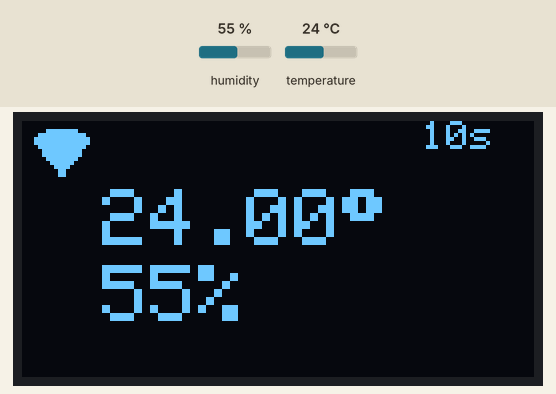
Simulated run of this sketch. Board: ESP8266 (NodeMCU). Shown: 128×64 one-colour display. The test bench sets the inputs (shaded band); at power-on: humidity 55 %, temperature 24 °C. WiFi joins after 1.5 s; servers stay silent unless stated; what the sketch prints to the serial monitor is not drawn.

Above: at 10.6 s.
10.7 s: humidity set to 22 %
At 20.11 s:
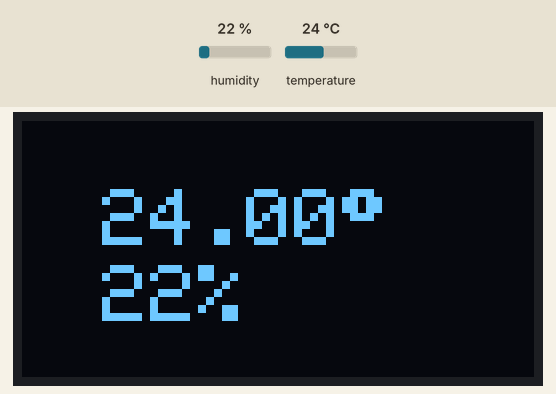
21.6 s: temperature set to 12 °C
At 30.7 s:
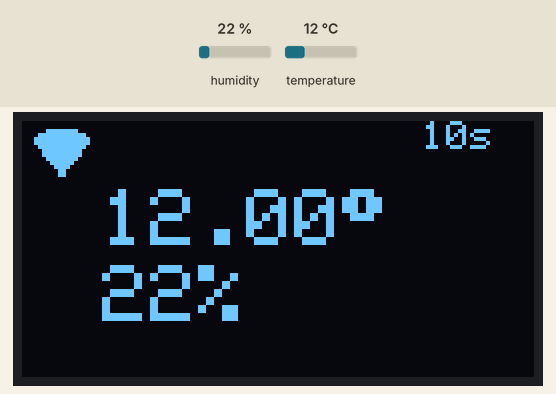
31.7 s: humidity set to 40 %
At 41.3 s:
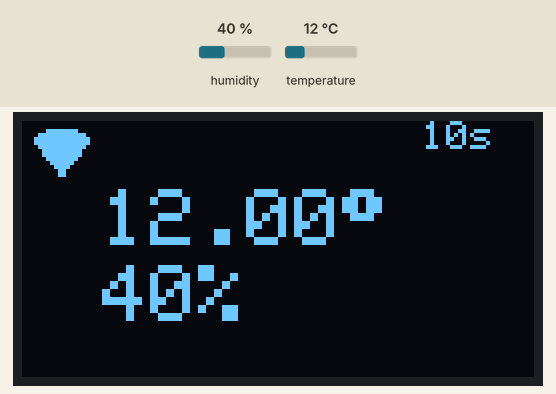
41.7 s: temperature set to 19 °C
At 50.7 s:
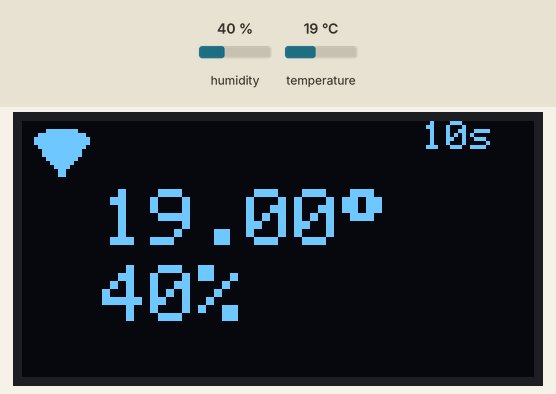
Timing chart, 0 to 52.2 s (numbered marks = the images above; inputs shaded):
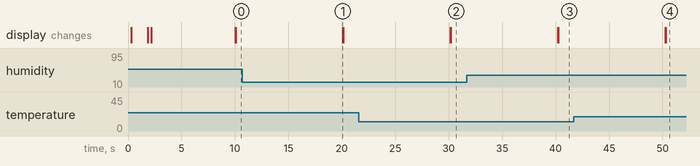

The sketch:

ESP-D1_WM_DHT11_ADAFRUIT.ino
```cpp
#define BLYNK_PRINT Serial
#define BLYNK_TEMPLATE_ID "TMPLSS83weTC"
#define BLYNK_TEMPLATE_NAME "Home Automation"

#include <SPI.h>
#include <Wire.h>
#include <Adafruit_SH110X.h>
#include <Adafruit_GFX.h>

#include <WiFiManager.h> // https://github.com/tzapu/WiFiManager
#include <BlynkSimpleEsp8266.h>
#include <DHT.h>

#include "images.h"

char auth[] = "Ul_9V-w_d2I31lwh826Rmes2zDaqRy5n";

#define i2c_Address 0x3c
#define SCREEN_WIDTH 128 // OLED display width, in pixels
#define SCREEN_HEIGHT 64 // OLED display height, in pixels
#define OLED_RESET -1   //   QT-PY / XIAO
Adafruit_SH1106G display = Adafruit_SH1106G(SCREEN_WIDTH, SCREEN_HEIGHT, &Wire, OLED_RESET);

unsigned long currentMillis, readMillis = 0, intervaloDHT = 10000;
#define DHTPIN 2          // Define o pino digital que o DHT11 está conectado (D4)
#define DHTTYPE DHT11     // DHT 11
DHT dht(DHTPIN, DHTTYPE); //Inicializando o objeto dht do tipo DHT passando como parâmetro o pino (DHTPIN) e o tipo do sensor (DHTTYPE)

int umidade = 0; float temp = 0;

void setup() {
  Serial.begin(115200);

  delay(250); // wait for the OLED to power up
  display.begin(i2c_Address, true); // Address 0x3C default
  display.cp437(true); // Use correct CP437 character codes
  display.clearDisplay();

  Serial.println("Setup ...");
  display.setTextSize(2);
  display.setTextColor(SH110X_WHITE);
  display.setCursor(18,0);
  display.println("Setup ...");
  display.display();

  WiFiManager wm;
  // Define um tempo limite para tentar conexão como AP
  wm.setConfigPortalTimeout(60);
  //autoConnect retorna false se falhar
  bool res = wm.autoConnect("ESP_D1","Bruno156"); // Cria AP caso não encontre rede WiFi

  if(!res) {
      Serial.println("WiFi não conectado - Modo Offline");
      display.clearDisplay();
      display.drawBitmap(2, 0, wifi_off, 16, 16, 1);
      display.setTextSize(2);
      display.setCursor(0,18);
      display.println("ESP_D1");
      display.println(WiFi.softAPIP());
      display.display();
  }
  else {
      //if you get here you have connected to the WiFi
      Serial.println("connected...yeey :)");
      display.clearDisplay();
      display.drawBitmap(2, 0, wifi_on, 16, 16, 1);
      display.setTextSize(2);
      display.display();
  }

  Blynk.config(auth); //Configura o Token do do dispositivo no Blynk
  if(Blynk.connect(5000)){
    Blynk.syncVirtual(V5);
    mostraTempoAtualizacao();
  }
  dht.begin(); //Inicializa o sensor
}

void loop() {
  if (millis() - readMillis >= intervaloDHT){
    sendSensorDHT();
    verifyConnectionBlynkSV();
    mostraTempoAtualizacao();
  }
  Blynk.run();


}

void sendSensorDHT(){
  umidade = dht.readHumidity(); //Realiza a leitura da umidadedade e armazena na variável umidade
  temp = dht.readTemperature(); //Realiza a leitura da temperatura e armazena na variável temp

  if (isnan(umidade) || isnan(temp)) { //Verifica se houve falha na leitura do sensor
    Serial.println("Falha na leitura do sensor DHT!");
    display.clearDisplay();
    display.setTextSize(1);
    display.setTextColor(SH110X_WHITE);
    display.setCursor(0,18);
    display.println("Falha na leitura do sensor DHT!");
    display.display();
    //return;
  }else{
    Blynk.virtualWrite(V6, temp); //Escreve no pino virtual v6 o valor de temperatura
    Blynk.virtualWrite(V7, umidade); //Escreve no pino virtual V5 o valor de umidadedade
    Serial.println("Temperatura:"+String(temp)+"º");
    Serial.println("umidadedade:"+String(umidade)+"%");
    display.clearDisplay();
    display.setTextSize(2);
    display.setCursor(20,17);
    display.print(String(temp)); display.write(0xF8); // Print the degrees symbol
    display.setCursor(20,36);
    display.println(String(umidade)+"%");
    display.display();
  }
  readMillis = millis();
}

void verifyConnectionBlynkSV(){
  if (WiFi.status() != WL_CONNECTED){
    Serial.println("Conectado ao servidor Blynk!");
    display.drawBitmap(2, 0, wifi_off, 16, 16, 1);
    display.display();
  }else if (Blynk.connected()){
    Serial.println("Conectado ao servidor Blynk!");
    display.drawBitmap(2, 0, wifi_on, 16, 16, 1);
    display.display();
  }else{
    Serial.println("Sem conexão com servidor Blynk!");
    display.drawBitmap(2, 0, internet_off, 16, 16, 1);
    display.display();
  }
}

BLYNK_WRITE(V5){
  int tempoSegundos = param.asInt(); //lê o valor do servidor
  if (tempoSegundos >= 1 && tempoSegundos <=60){
    intervaloDHT = tempoSegundos*1000;
  }
}

void mostraTempoAtualizacao(){
  display.setTextSize(1);
  display.setCursor(100,0);
  display.print(String(intervaloDHT/1000)+"s");
  display.display();
}
```

Source omitted: images.h (data table, 949 bytes)

Measured:
- after the input at 10.7 s, the display: changes after 9.4 s (image 1)
- after the input at 21.6 s, the display: first changes after 8.6 s (image 2 shows a later state)
- after the input at 31.7 s, the display: first changes after 8.5 s (image 3 shows a later state)
- after the input at 41.7 s, the display: first changes after 8.5 s (image 4 shows a later state)
